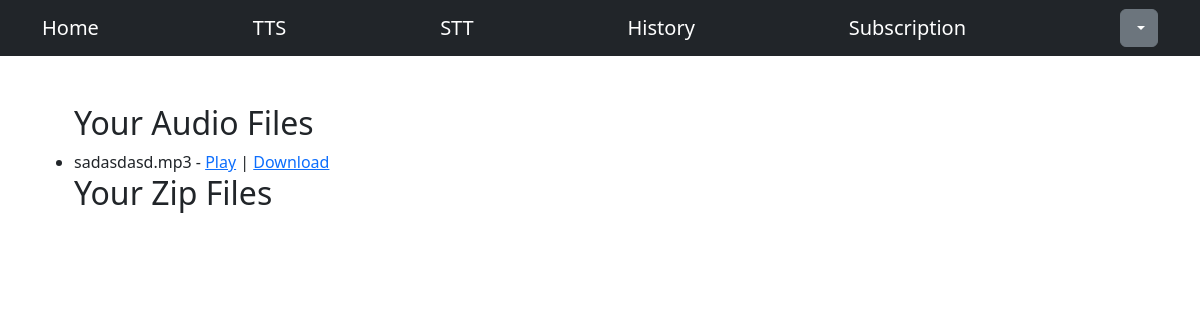
/tts/tts_files (signed in), run on an earlier commit of the app's database.
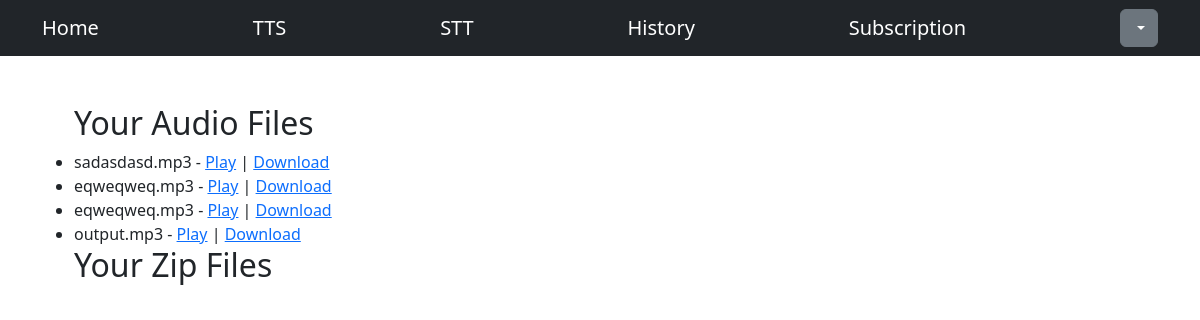
And on a later commit of the database.
### tts/models.py (models this page shows, shortened)
class AudioFile(models.Model):
    user = models.ForeignKey(settings.AUTH_USER_MODEL, on_delete=models.CASCADE)
    text = models.TextField(blank=True, null=True)
    text_file = models.FileField(upload_to='text_files', blank=True, null=True)
    filename = models.CharField(max_length=124, blank=True, null=True)
    audiofile = models.FileField(upload_to='audio_files', blank=True, null=True)
    zipfile = models.FileField(upload_to='zip_files', blank=True, null=True)
    created_at = models.DateTimeField(auto_now_add=True)

### tts/views.py (the view)
# urls.py: path('tts_files', views.TtsFilesView.as_view(), name='tts_files'),
class TtsFilesView(View):
    template_name = 'tts/tts_files.html'
    def get(self, request, *args, **kwargs):
        user_files = AudioFile.objects.filter(user=request.user)
        return render(request, self.template_name, {'user_files': user_files})

### tts/templates/tts/tts_files.html (shortened to what this page needs)
{% extends 'users/base.html' %}
{% load static %}
{% block content %}
  <div class="container mt-5">
    {% if user_files %}
        <ul>
            <h2>Your Audio Files</h2>
            {% for audio_file in user_files %}
            {% if audio_file.audiofile.name %}
                <li>
                    {{ audio_file.audiofile.name }} -
                    <a href="{{ audio_file.audiofile.url }}" target="_blank">Play</a> |
                    <a href="{{ audio_file.audiofile.url }}" download>Download</a>
                </li>
            {% endif %}
            {% endfor %}
            <h2>Your Zip Files</h2>
        </ul>
    {% else %}
        <p>No text-to-speech files available.</p>
    {% endif %}
  </div>
{% endblock %}

What changed in the data, as far as the page shows it:
added AudioFile: audiofile.name "eqweqweq.mp3"
added AudioFile: audiofile.name "eqweqweq.mp3"
added AudioFile: audiofile.name "output.mp3"
